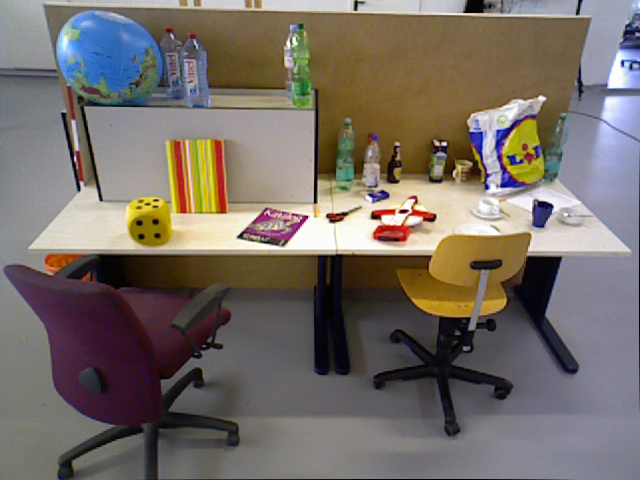
#> input picture tum_dataset/rgb/1.png, 640 x 480 px, found by its file name
$ python main_icp.py
#> lines starting #> are read from the running program, lines starting #| are printed output that depends on the picture
import cv2
import numpy as np
import open3d as o3d
from copy import deepcopy

'''
# Parâmetros de visualização (posição/orientação da câmara)
'''

view = {
	"class_name" : "ViewTrajectory",
	"interval" : 29,
	"is_loop" : False,
	"trajectory" :
	[
		{
			"boundingbox_max" : [ 1.622727601414635, 0.92732282434191027, 2.9839999675750732 ],
			"boundingbox_min" : [ -1.7043713967005412, -1.1394533466157459, -0.029999999999999999 ],
			"field_of_view" : 60.0,
			"front" : [ 0.54877655571863571, 0.040714697251322977, -0.83497700885792325 ],
			"lookat" : [ 0.39833293954817622, -0.11328460994204304, 1.9350827314289289 ],
			"up" : [ -0.2163456823136507, -0.95786868355247656, -0.18889714347677763 ],
			"zoom" : 0.69999999999999996
		}
	],
	"version_major" : 1,
	"version_minor" : 0
}


def main():

    '''
    1) CARREGAMENTO (OpenCV) + FILTRAGEM DE PROFUNDIDADE
    Lemos RGB e Depth , filtramos a Depth com o medianBlur (para reduzir o ruido),
    convertemos a profundidade de milimetros para metros (TUM: /5000) e removemos valores que
    tivessem a uma distância inferior a 0,1m e superior a 3 m
    '''

    # Imagem 1 (RGB, Depth)
    rgb1_cv  = cv2.cvtColor(cv2.imread("tum_dataset/rgb/1.png", cv2.IMREAD_COLOR), cv2.COLOR_BGR2RGB)
    depth1   = cv2.imread("tum_dataset/depth/1.png", cv2.IMREAD_UNCHANGED)  # Não alterar o número de bits (PNG de 16 bits)
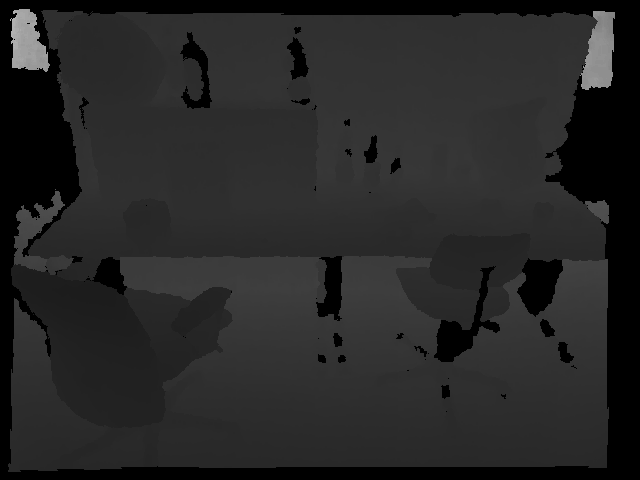
#> input picture tum_dataset/depth/1.png, 640 x 480 px, found by its file name
#> depth1 is the input picture: shape (480, 640) uint16; min 0, max 46655, mean 10008.8
    depth1   = cv2.medianBlur(depth1, 5)                                    # Filtro de mediana para reduzir ruído, compara cada píxel com a vizinhança numa matriz 5x5
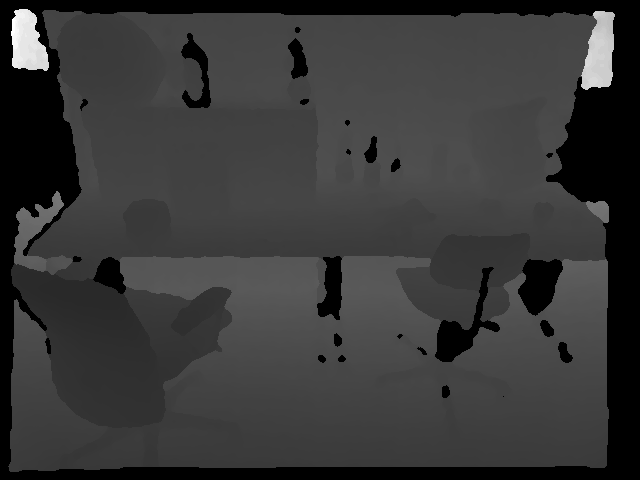
#> depth1: shape (480, 640) uint16; min 0, max 45420, mean 10019.6; drawn with min black and max white
    depth1_m = depth1.astype(np.float32) / 5000.0                           # uint16 para float32 e de milímetros para metros (Fator de escala assumido:5000)
    depth1_m[(depth1_m < 0.1) | (depth1_m > 3.0)] = 0.0                     # Remove valores de profundidade inválidos (< 0.1m ou > 3.0m), '|' é o operador 'ou' em numpy
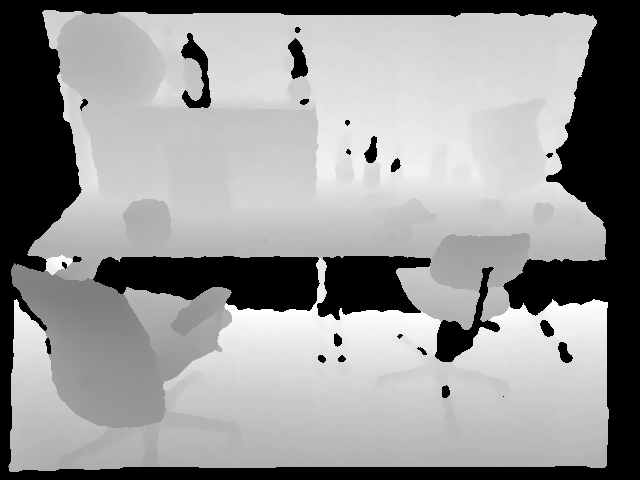
#> depth1_m: shape (480, 640) float32; min 0, max 2.98, mean 1.74; drawn with min black and max white

    # Imagem 2 (RGB, Depth)
    rgb2_cv  = cv2.cvtColor(cv2.imread("tum_dataset/rgb/2.png", cv2.IMREAD_COLOR), cv2.COLOR_BGR2RGB)
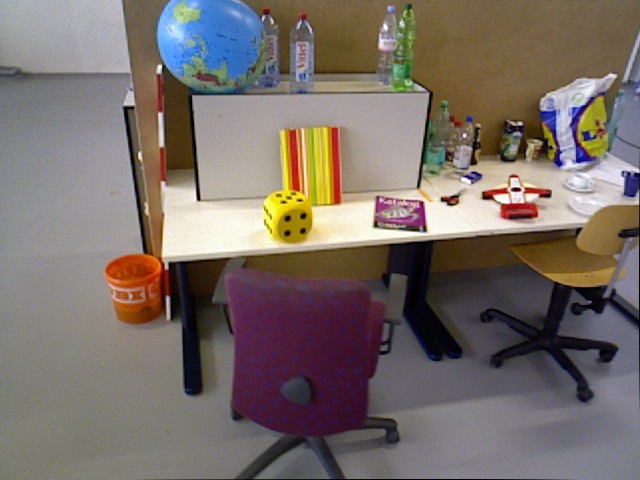
#> input picture tum_dataset/rgb/2.png, 640 x 480 px, found by its file name
    depth2   = cv2.imread("tum_dataset/depth/2.png", cv2.IMREAD_UNCHANGED)
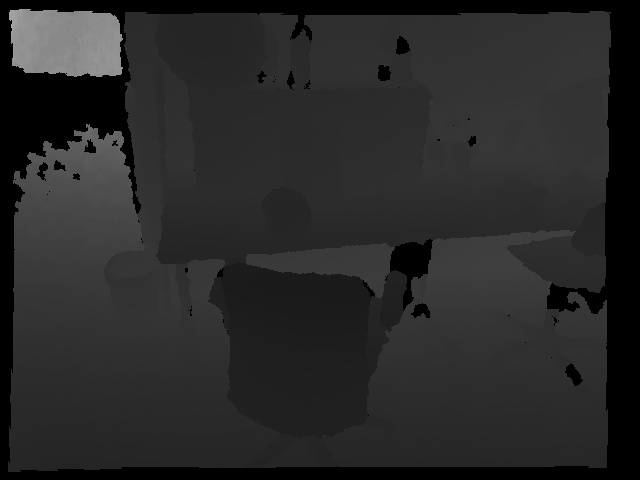
#> input picture tum_dataset/depth/2.png, 640 x 480 px, found by its file name
#> depth2 is the input picture: shape (480, 640) uint16; min 0, max 42065, mean 10514.2
    depth2   = cv2.medianBlur(depth2, 5)
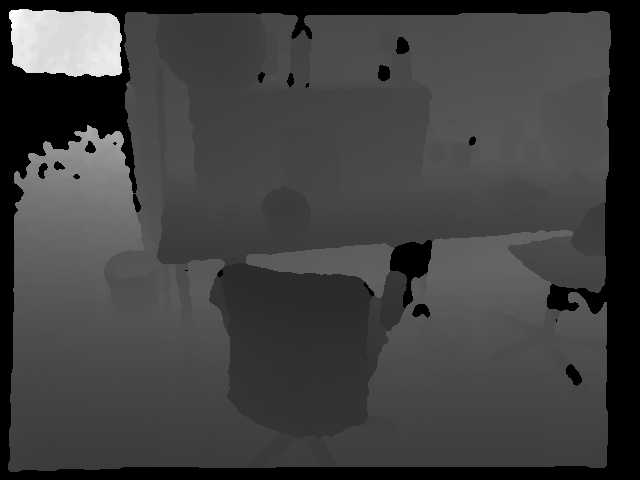
#> depth2: shape (480, 640) uint16; min 0, max 41060, mean 10521.5; drawn with min black and max white
    depth2_m = depth2.astype(np.float32) / 5000.0
    depth2_m[(depth2_m < 0.1) | (depth2_m > 3.0)] = 0.0
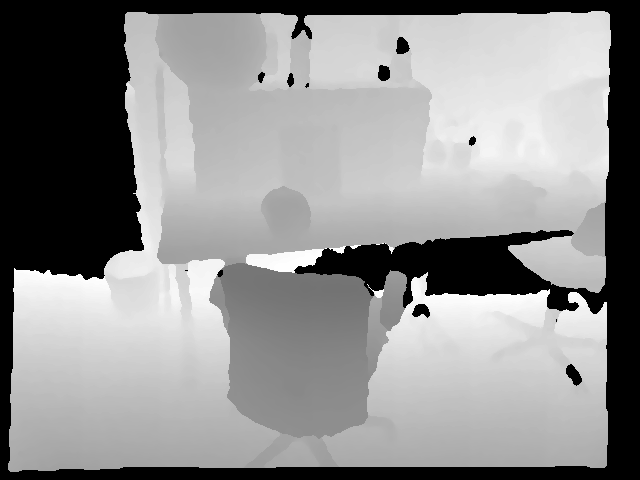
#> depth2_m: shape (480, 640) float32; min 0, max 2.98, mean 1.68; drawn with min black and max white


    '''
    2) CRIAÇÃO DE NUVENS (Open3D a partir de dados OpenCV)
    Criamos objetos de imagem OPEN3D a partir da imagem RGB carregada com OpenCV, e combianos
    as duas imagens(RGB +Depth) para criar um único objeto RGBD que contém a cor de cada pixel e a distância correspondente.
    De seguida guradamos os parâmetros intrinsecos de uma câmera no modelo pinnhole (usamos valores default)
    No final desta etapa criamos a nuvem de pontos, através dos objetos RGBD e dos parâmetros da camera. Agora cada pixel RGBD
    é um ponto 3D com cor e coordenadas espaciais.
    '''

    color1_o3d = o3d.geometry.Image(rgb1_cv)
    depth1_o3d = o3d.geometry.Image(depth1_m)
    rgbd1 = o3d.geometry.RGBDImage.create_from_color_and_depth(
        color1_o3d, depth1_o3d, depth_scale=1.0, depth_trunc=5.0, convert_rgb_to_intensity=False  #Criação do objeto RGBD que contém a cor de cada pixel e a distância correspondente
    )

    color2_o3d = o3d.geometry.Image(rgb2_cv)
    depth2_o3d = o3d.geometry.Image(depth2_m)
    rgbd2 = o3d.geometry.RGBDImage.create_from_color_and_depth(
        color2_o3d, depth2_o3d, depth_scale=1.0, depth_trunc=5.0, convert_rgb_to_intensity=False
    )

    intr = o3d.camera.PinholeCameraIntrinsic( #Guarda os parâmetros intrĩnsecos de uma câmera no modelo pinnhole
        o3d.camera.PinholeCameraIntrinsicParameters.PrimeSenseDefault #Usa valores default
    )
    pcd1 = o3d.geometry.PointCloud.create_from_rgbd_image(rgbd1, intr) #Criação da nuvem de pontos
    pcd2 = o3d.geometry.PointCloud.create_from_rgbd_image(rgbd2, intr)

    '''
    # 3) PRÉ-PROCESSAMENTO
    Aplicamos a função voxel_down_sample às nuvens de pontos, para reduzir o número de pontos existentes
    de forma a facilitar o processamento da imagem e reduzir ruido.
    De seguida usamos o estimate_normals para estimar normais ao plano de cada ponto usando os vizinhos próximos. Será essencial
    para usar no ICP, na função point-to-plane
    Por fimos temos a visualização das imagens3D fonte e alvo antes de qualquer transformação.
    '''


    pcd1_ds = pcd1.voxel_down_sample(0.01)  # Reduzir o numero de pontos existentes na nuvem de pontos (agrupa em cubos de 1cm)
    pcd1_ds.estimate_normals(o3d.geometry.KDTreeSearchParamHybrid(radius=0.05, max_nn=30))  # Estimar normais ao plano do ponto. Usa 30 pontos vizinhos num raio de 0.05 cm, para criar a normal

    pcd2_ds = pcd2.voxel_down_sample(0.01)  # 1 cm
    pcd2_ds.estimate_normals(o3d.geometry.KDTreeSearchParamHybrid(radius=0.05, max_nn=30))

#> (the run stopped early here; a loop or call above may not have finished)
